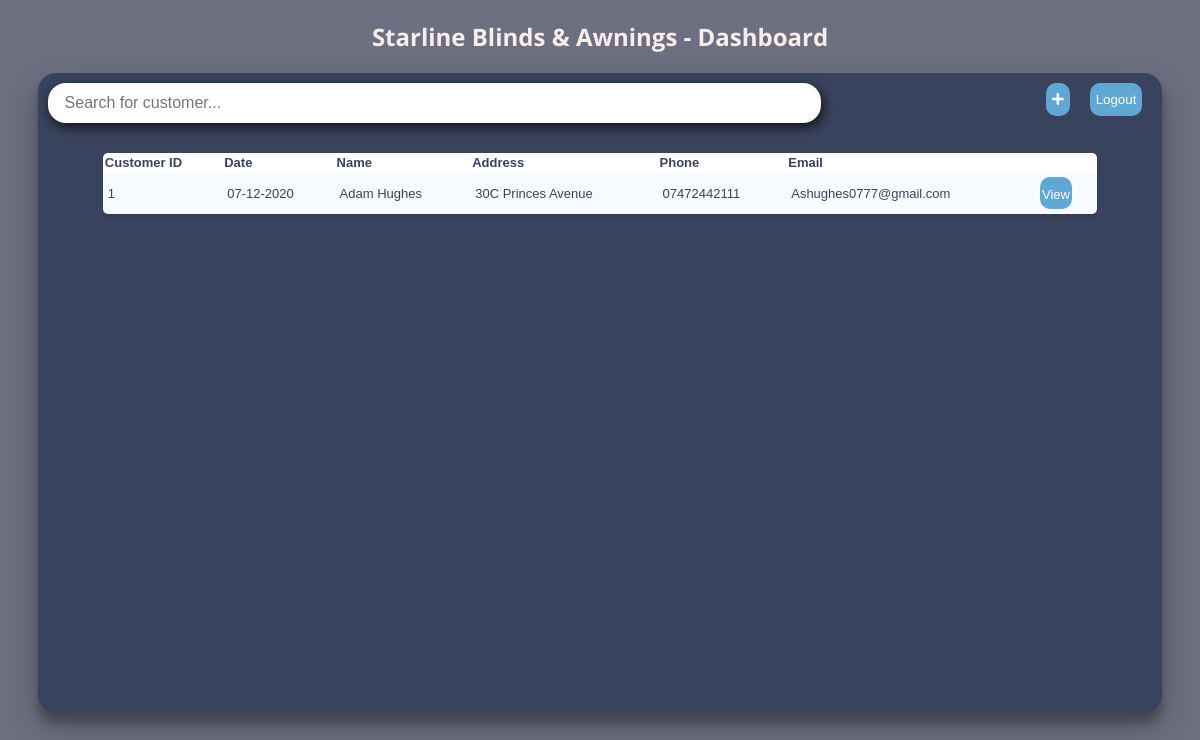
The page /home (signed in) on the database as committed earlier.
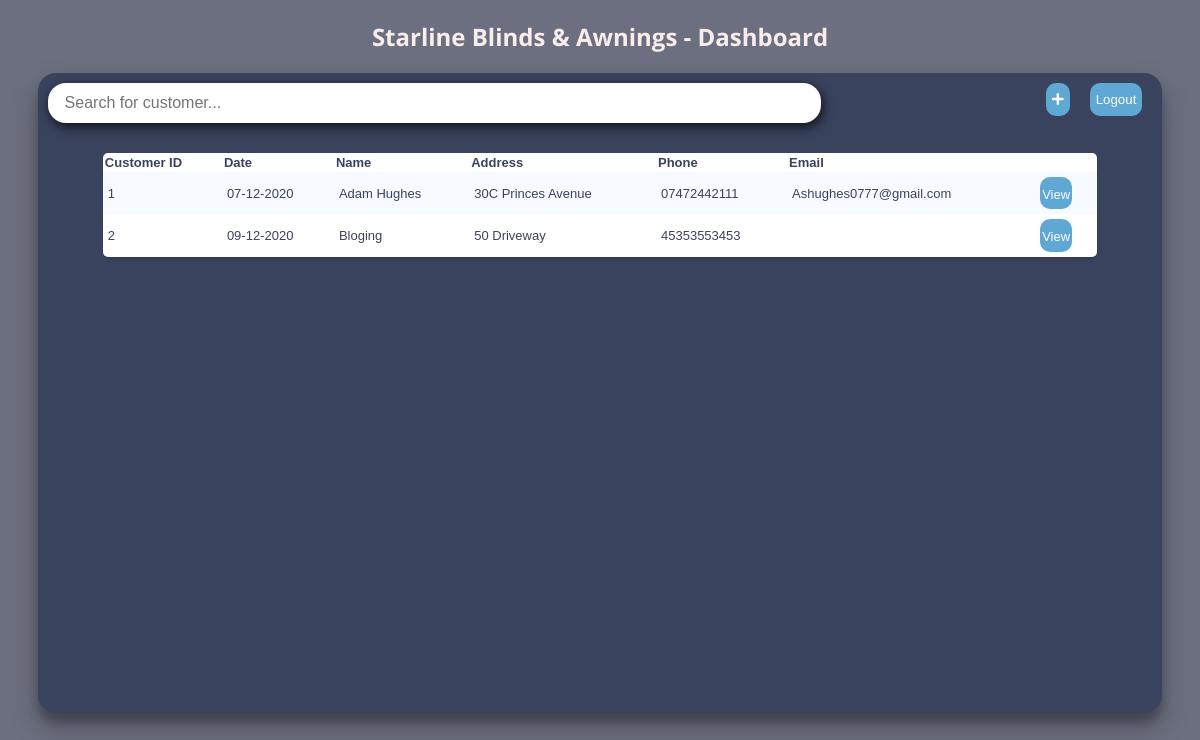
The same page on the database as committed later.
### Dashboard/models.py (models this page shows, shortened)
class Customer(db.Model):
    __tablename__ = "customer"
    __searchable__ = ["name", "address"]
    id = db.Column(db.Integer, primary_key=True)
    date_added = db.Column(db.DateTime, default=datetime.utcnow())
    name = db.Column(db.String(20), nullable=False)
    address = db.Column(db.String(40), nullable=False)
    phone = db.Column(db.String(14), unique=True, nullable=False)
    email = db.Column(db.String(120), nullable=True)
    orders = db.relationship("Order", backref="customer", lazy=True)

### Dashboard/main/routes.py (the view)
@main.route("/home", methods=["GET", "POST"])
@login_required
def index():
    if request.method == "POST":
        search = request.get_json()
        print(f"Searching for {search}")
        session["search"] = search
        return redirect(url_for("main.index"))
    else:
        search = session.get("search")
        if search == "" or search is None:
            customers = Customer.query.all()
        else:
            customers = Customer.query.msearch(
                search, fields=["address", "name"], limit=5
            ).all()
        return render_template("index.html", customers=customers, search=search)

### Dashboard/models.py (called while the page is built)
@login_manager.user_loader
def load_user(user_id):
    return Admin.query.get(int(user_id))

### Dashboard/templates/index.html (shortened to what this page needs)
{% extends 'base.html' %}
{% block header %}
<h2 class=title>Starline Blinds & Awnings - Dashboard</h2>
{% endblock %}
    {% block content %}
    {% if not customers %}
    <div class="badSearchContainer">
      <h2 class="badSearchTitle">Sorry, that customer doesn't exist &#128542;</h2>
    </div>
    {% else %}
    <table class="magic-table" id="table">
      <thead>
        <tr>
          <th scope="col">Customer ID</th>
          <th scope="col">Date</th>
          <th scope="col">Name</th>
          <th scope="col">Address</th>
          <th scope="col">Phone</th>
          <th scope="col">Email</th>
        </tr>
      </thead>
      <tbody>
        {% for customer in customers %}
        <tr>
          <td>{{ customer.id }}</td>
          <td>{{ customer.date_added.strftime('%d-%m-%Y') }}</td>
          <td>{{ customer.name }}</td>
          <td>{{ customer.address }}</td>
          <td>{{ customer.phone }}</td>
          <td>{{ customer.email }}</td>
          <td><a href="{{ url_for('main.orders', customer_id=customer.id) }}" class="link-btn" id="table-view">View</a>
          </td>
        </tr>
        {% endfor %}
      </tbody>
    </table>
    {% endif %}
    {% endblock %}

### Dashboard/templates/base.html (shortened to what this page needs)
<!DOCTYPE html>
<html lang="en">
<head>
  <link rel="stylesheet" href="{{ url_for('static', filename='main.css') }}">
  <link rel="stylesheet" href="{{ url_for('static', filename='flash.css') }}">
  <link rel="stylesheet" href="https://pro.fontawesome.com/releases/v5.10.0/css/all.css"
 />
</head>
<body>
  {% block header %}{% endblock %}
  <div class="container">
    <div class="functions">
      <input id="searchbar" autocomplete="off" class="searchBar" name="text" type="text" size="50" class="search"
        placeholder="Search for customer..." onfocus="this.placeholder = ''"
        onblur="this.placeholder = 'Search for customer...'" required />
      <div class="btn-container">
        <button class="entryBtn" id="modal-btn"><i class="fas fa-plus"></i></button>
        <button class="logoutBtn" id="">Logout</button>
      </div>
    </div>
    <div class="card-container">
      {% block content %}{% endblock %}
    </div>
  </div>
</body>
</html>

### Dashboard/static/main.css (style rules this page uses)
body { background-color: #6C6F7F; color: #f8edeb; font-family: 'Open Sans', sans-serif; }
a { width: 200px; line-height: 36px; display: block; text-align: center; }
a.link-btn { -webkit-appearance: button; -moz-appearance: button; border: none; border-radius: 10px; width: 2.5em; height: 2.5em; margin: 0; text-decoration: none; background:#5fa8d3; color: #ffffff; font-family: sans-serif; cursor: pointer; text-align: center; vertical-align: middle; }
.btn-container { display: flex; float: right; }
.logoutBtn, .entryBtn { border: none; border-radius: 10px; height: 2.5em; margin: 0; text-decoration: none; background:#5fa8d3; color: #ffffff; font-family: sans-serif; cursor: pointer; text-align: center; margin-right: 10px; margin-left: 10px; }
input[type='text'], input[type='number'], textarea { font-size: 16px; }
.title { text-align: center; }
.container { background-color: #3A435E; border-radius: 18px; margin: auto; width: 95%; padding: 10px; overflow-y: auto; height: 80vh; box-shadow: 0 14px 28px rgba(0,0,0,0.25), 0 10px 10px rgba(0,0,0,0.22); }
.functions { height: 5vh; margin: 5px; justify-content: space-between; margin: auto; }
.searchBar { border: solid 1px rgba(255,255,255,.5); -webkit-box-shadow: 2px 4px 12px 0px rgba(0,0,0,0.75); -moz-box-shadow: 2px 4px 12px 0px rgba(0,0,0,0.75); box-shadow: 2px 4px 12px 0px rgba(0,0,0,0.75); color: #8f94ad; padding-left: 16px; border-radius: 18px; opacity: 1; width: 70%; outline: none; height: 2.5em; }
.card-container { margin: auto; margin-top: 30px; min-width: 50%; max-width: 90%; }
.magic-table { border-collapse: collapse; font-family: sans-serif; font-size: 13px; background-color: #fff; box-shadow: 0 3px 3px rgba(0, 0, 0, 0.1); border-radius: 5px; overflow-x: auto; text-align: left; width: 100%; }
.magic-table tbody tr:nth-child(odd) { background-color: rgba(100, 150, 250, 0.05); }
.magic-table td, th { white-space: nowrap; padding: 5px; color: #3A435E; }
.order-table td, th { white-space: nowrap; padding: 2px; color: #3A435E; }

### Dashboard/static/flash.css (style rules this page uses)
* { box-sizing: border-box; }

Rows that differ between the two databases and show on the page:
added Customer: id "2", date_added "09-12-2020", name "Bloging", address "50 Driveway", phone "45353553453"
